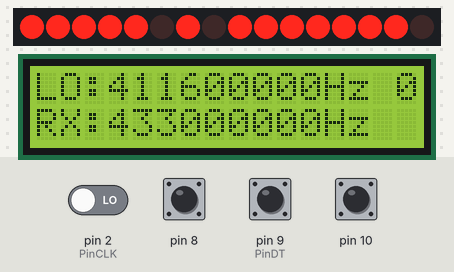
Bench run of a sketch on a simulated Arduino Uno, built with avr-gcc and run on an emulated ATmega328P. On the bench: 16 port-expander outputs drawn as a row of LEDs (first output left, lit = HIGH), 16×2 character LCD. Wiring (inferred from the names in the program): MCP23017 port expander at I2C address 0x24. Wiring (inferred from the signals the program sends): row of LEDs: on Q0, Q1, Q2, Q3, Q4, Q5, Q6, Q7, Q8, Q9, Q10, Q11, Q12, Q13, Q14, Q15. The test bench sets the inputs (shaded band); at power-on: pin 8, pin 9 (PinDT), pin 10 HIGH, pin 2 (PinCLK) LOW.

Above: at 5.2 s.
5.3 s: pin 2 (PinCLK) driven HIGH
At 6.4 s:
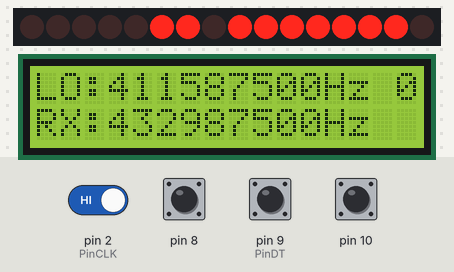
6.8 s: pin 8 pulled LOW for 0.15 s
At 6.88 s:
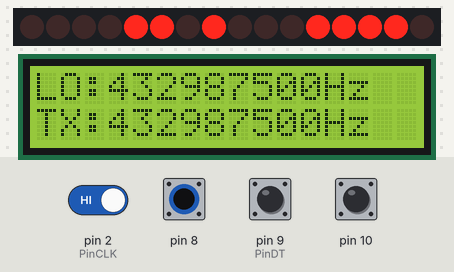
8.4 s: pin 10 pulled LOW for 0.15 s
At 8.8 s:
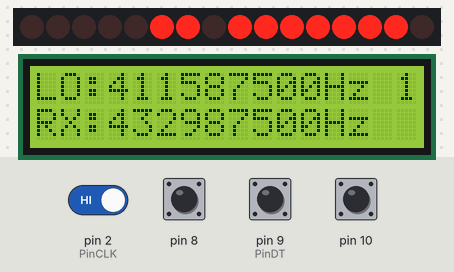
10.0 s: pin 8 pulled LOW for 1 s
At 10.8 s:
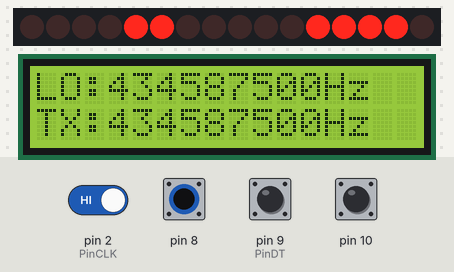
12.5 s: pin 10 pulled LOW for 1 s
At 12.9 s:
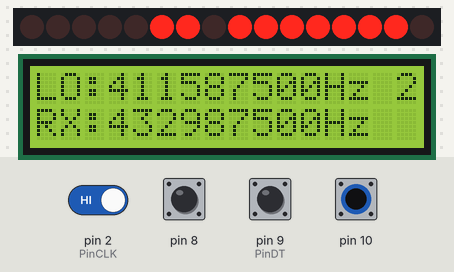
15.0 s: pin 2 (PinCLK) driven LOW
At 16.2 s:
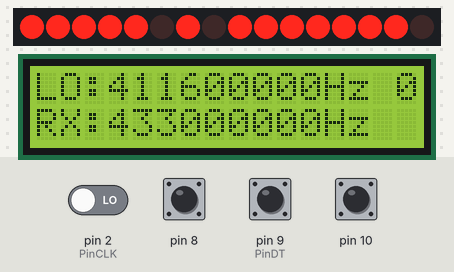
Timing chart, 0 to 17.5 s (numbered marks = the images above; inputs shaded):
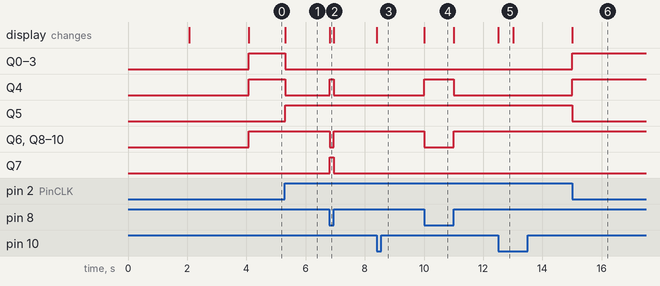

Measured:
- after the input at 5.3 s, Q0–4: HIGH → LOW at once; Q5: LOW → HIGH at once; the display: changes at once (image 1)
- after the input at 6.8 s, Q4, Q7: LOW → HIGH at once, → LOW 0.15 s later; Q6, Q8–10: HIGH → LOW at once, → HIGH 0.15 s later; the display: changes at once (image 2)
- after the input at 8.4 s, the display: changes at once (image 3)
- after the input at 10.0 s, Q4: LOW → HIGH at once, → LOW 1.0 s later; Q6, Q8–10: HIGH → LOW at once, → HIGH 1.0 s later; the display: changes at once (image 4)
- after the input at 12.5 s, the display: changes at once (image 5)
- after the input at 15.0 s, Q0–4: LOW → HIGH at once; Q5: HIGH → LOW at once; the display: changes at once (image 6)
- what the display in image 5 shows lasts 0.5 s, from 12.5 s to 13.0 s

The sketch:

Flexi_VFO_enc.ino
```cpp
// (licence header left out)
//    This program is distributed in the hope that it will be useful,
//    but WITHOUT ANY WARRANTY; without even the implied warranty of
//    MERCHANTABILITY or FITNESS FOR A PARTICULAR PURPOSE.  See the
//    GNU General Public License for more details.
//
//    You should have received a copy of the GNU General Public License
//    along with this program.  If not, see <https://www.gnu.org/licenses/>.


//Includes
#include <LiquidCrystal.h>
#include <Wire.h>

volatile boolean TurnDetected;
volatile boolean up;

const int PinCLK=2;                   // Used for generating interrupts using CLK signal
const int PinDT=9;                    // Used for reading DT signal

// initialize the library with the numbers of the interface pins
LiquidCrystal lcd(12, 11, 5, 4, 3, 7);

//set frequancy bytes up - tuning takes 2 bytes
//currently set at 411.6 mhz for a receve frerquency of 433.0mhz
//i've got it a bit backwards but a zero represents a disconnection of the pin and a 1 is a shoted pin on the diode matrix
//this works for driving the fets that'll be doing the matrix switching but I have to "not" the bits to get the frequency readout right.
//it also means that i constantly get things backwards !!

byte tunehigh = B01111111;
 byte tunelow = B01011111;
int tune = tunehigh << 8 | tunelow;
//init other vars
const int deltime = 0;
long lofreq;
long rxfreq;
int button1;
int button2;
int tunestep = 1;
int ptt;
char key;
const byte  mcp_address=0x24;      // I2C Address of MCP23017 Chip - not the default address - connect pins or adjust code accordingly
const byte  GPIOA=0x12;            // Register Address of Port A
const byte  GPIOB=0x13;            // Register Address of Port B
int shift = 0; //repeater shift flag

//function to calculate frequency from tuning bytes

long frequency(byte high, byte low){
 long result = 0;
 int N9 = (high >> 7) & 1; //N9
 int N8 = (high >> 6) & 1; //N8
 int N7 = (high >> 5) & 1; //N7
 int N6 = (high >> 4) & 1; //N6
 int N5 = (high >> 3) & 1; //N5
 int N4 = (high >> 2) & 1; //N4
 int N3 = (high >> 1) & 1; //N3
 int N2 = (high >> 0) & 1; //N2
 int N1 = (low >> 7) & 1; //N1
 int N0 = (low >> 6) & 1; //N0
 int A5 = (low >> 5) & 1; //A5
 int A4 = (low >> 4) & 1; //A4
 int A3 = (low >> 3) & 1; //A3
 int A2 = (low >> 2) & 1; //A2
 int A1 = (low >> 1) & 1; //A1
 int A0 = (low >> 0) & 1; //A0

 // the following statements calculate the frequency from the active bits set
 // these are for a tait 555 uhf trx. change the nubers for your specific radio if different
 // had to do it in single hz as only a Long Int would hold the value nicely !!

 if (N9 == 0){result = result + 409600000;}
 if (N8 == 0){result = result + 204800000;}
 if (N7 == 0){result = result + 102400000;}
 if (N6 == 0){result = result + 51200000;}
 if (N5 == 0){result = result + 25600000;}
 if (N4 == 0){result = result + 12800000;}
 if (N3 == 0){result = result + 6400000;}
 if (N2 == 0){result = result + 3200000;}
 if (N1 == 0){result = result + 1600000;}
 if (N0 == 0){result = result + 800000;}
 if (A5 == 0){result = result + 400000;}
 if (A4 == 0){result = result + 200000;}
 if (A3 == 0){result = result + 100000;}
 if (A2 == 0){result = result + 50000;}
 if (A1 == 0){result = result + 25000;}
 if (A0 == 0){result = result + 12500;}

return result;

}
//512+64+32
//function to refresh display for RX

void showrx(){

lofreq = frequency(tunehigh, tunelow);

lcd.clear();
lcd.print("LO:");
lcd.print(lofreq);
lcd.print("Hz");
lcd.print(" ");
lcd.print(shift);
lcd.setCursor(0,1);

rxfreq = lofreq + 21400000;

lcd.print("RX:");
lcd.print(rxfreq);
lcd.print("Hz");

if (rxfreq < 430000000){lcd.print("!!");}// out of band exclamtion marks
if (rxfreq > 440000000){lcd.print("!!");}

delay(deltime);

}
// and tx..
void showtx(){

lofreq = frequency(tunehigh, tunelow);

lcd.clear();
lcd.print("LO:");
lcd.print(lofreq);
lcd.print("Hz");
lcd.setCursor(0,1);

lcd.print("TX:");
lcd.print(lofreq);
lcd.print("Hz");
if (lofreq < 430000000){lcd.print("!!");}
if (lofreq > 440000000){lcd.print("!!");}

delay(deltime);
}

//fuction to write frequency data to mcp23017 - make sure tunelow and tunehigh have the right values !!

void writefreq(){

Wire.beginTransmission(mcp_address);
  Wire.write(GPIOA);      // address bank A
  Wire.write((byte)tunelow);  // value to send - the 8 low bits
  Wire.endTransmission();

  Wire.beginTransmission(mcp_address);
  Wire.write(GPIOB);    // address bank B
  Wire.write((byte)tunehigh);  // value to send - the 8 high bits
  Wire.endTransmission();

}

//transmit mode:
void txmode(){
  tune = tunehigh << 8 | tunelow; //combine bytes to int

   if ( shift == 0 ) { tune = tune - 1712; }
   if ( shift == 1 ) { tune = tune - 1840; }
   if ( shift == 2 ) { tune = tune - 2320; }

  //values determined to shift the LO 21.4mhz higher - cos the reciver runs at 21.4mhz lower than the transmitter in this radio !
  //split int into 2 bytes
  tunehigh = (byte)highByte(tune);
  tunelow = (byte)lowByte(tune);

  //write to mcp23027

  writefreq();

  //display output
  showtx();

  do
  {
    ptt = digitalRead(8);

  }
  while (ptt == LOW);

   if ( shift == 0 ) { tune = tune + 1712; }
   if ( shift == 1 ) { tune = tune + 1840; }
   if ( shift == 2 ) { tune = tune + 2320; }

  tunehigh = (byte)highByte(tune);
  tunelow = (byte)lowByte(tune);
  writefreq();
  showrx();
}


void isr ()  {     // Interrupt service routine is executed when a transition is detected on CLK
 if (digitalRead(PinCLK))
   up = digitalRead(PinDT);
 else
   up = !digitalRead(PinDT);


 TurnDetected = true;

}

void adjustshift(){
  if (shift == 0 ) { shift = 1; }
  else if (shift == 1 ) { shift = 2; }
  else if (shift == 2 ) { shift = 0; }
  showrx();
  delay(500);
}

void setup() {
  // put your setup code here, to run once:

  // rotary encoder stuff

  pinMode(PinCLK,INPUT);
 pinMode(PinDT,INPUT);
// pinMode(PinSW,INPUT);
attachInterrupt (0,isr,CHANGE);   // interrupt 0 is always connected to pin 2 on Arduino UNO


  // set up the LCD's number of columns and rows:
  lcd.begin(16, 2);
  // Print a message to the LCD.
  lcd.print("    M0NWY");
  lcd.setCursor(0,1);
  lcd.print("  Presents....");
  delay(2000);
  lcd.clear();
  lcd.print("Flexi VFO v0.1");
  lcd.setCursor(0,1);
  lcd.print("For TAIT 555 TRX");
  delay(2000);


//buttons
pinMode(8, INPUT);
pinMode(10, INPUT);
digitalWrite(8, HIGH);  //set internal pullups - button push is detected by pin going low
digitalWrite(10, HIGH);  //not actually recomended but it works..

//I2C setup
Wire.begin(); //creates a Wire object

// set up I/O pins for mcp23017 ( set as addr 0x24 )

// IOCON.BANK defaults to 0 which is what we want.
  // So we are using Table 1-4 on page 9 of datasheet

  Wire.beginTransmission(mcp_address);
  Wire.write((byte)0x00); // IODIRA register
  Wire.write((byte)0x00); // set all of bank A to outputs
  Wire.write((byte)0x00); // set all of bank B to outputs
  Wire.endTransmission();
writefreq();
showrx();

}

void loop() {
  // put your main code here, to run repeatedly:


//read buttons
button1 = digitalRead(10);
ptt = digitalRead(8);

//do stuff

if (ptt == LOW) {txmode();}
if (button1 == LOW) {adjustshift();}
if (TurnDetected)  {		   // do this only if rotation was detected
   if (up) {
     tune = tunehigh << 8 | tunelow;  // the tuning word is split into 2 bytes.. this could all probably be done with an int but all the examples for writing to the mcp23017 treat the 8 bit ports as separate so I keep them as separate bytes.
     tune++;
     tunehigh = (byte)highByte(tune);
     tunelow = (byte)lowByte(tune);
     writefreq();
     showrx(); }
   else {
     tune = tunehigh << 8 | tunelow;
     tune--;
     tunehigh = (byte)highByte(tune);
     tunelow = (byte)lowByte(tune);
     writefreq();
     showrx(); }
   TurnDetected = false;          // do NOT repeat IF loop until new rotation detected
}

}
```
